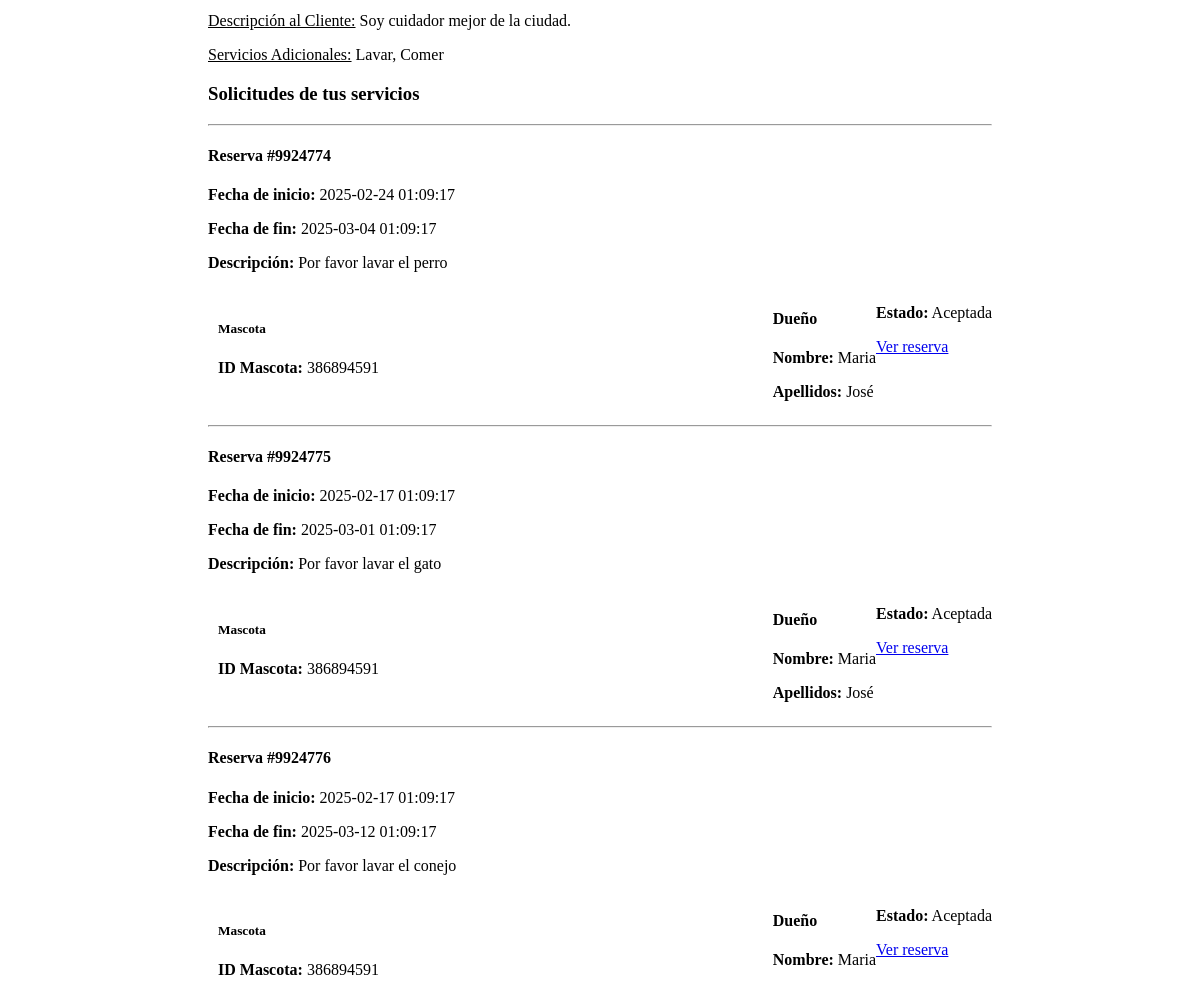
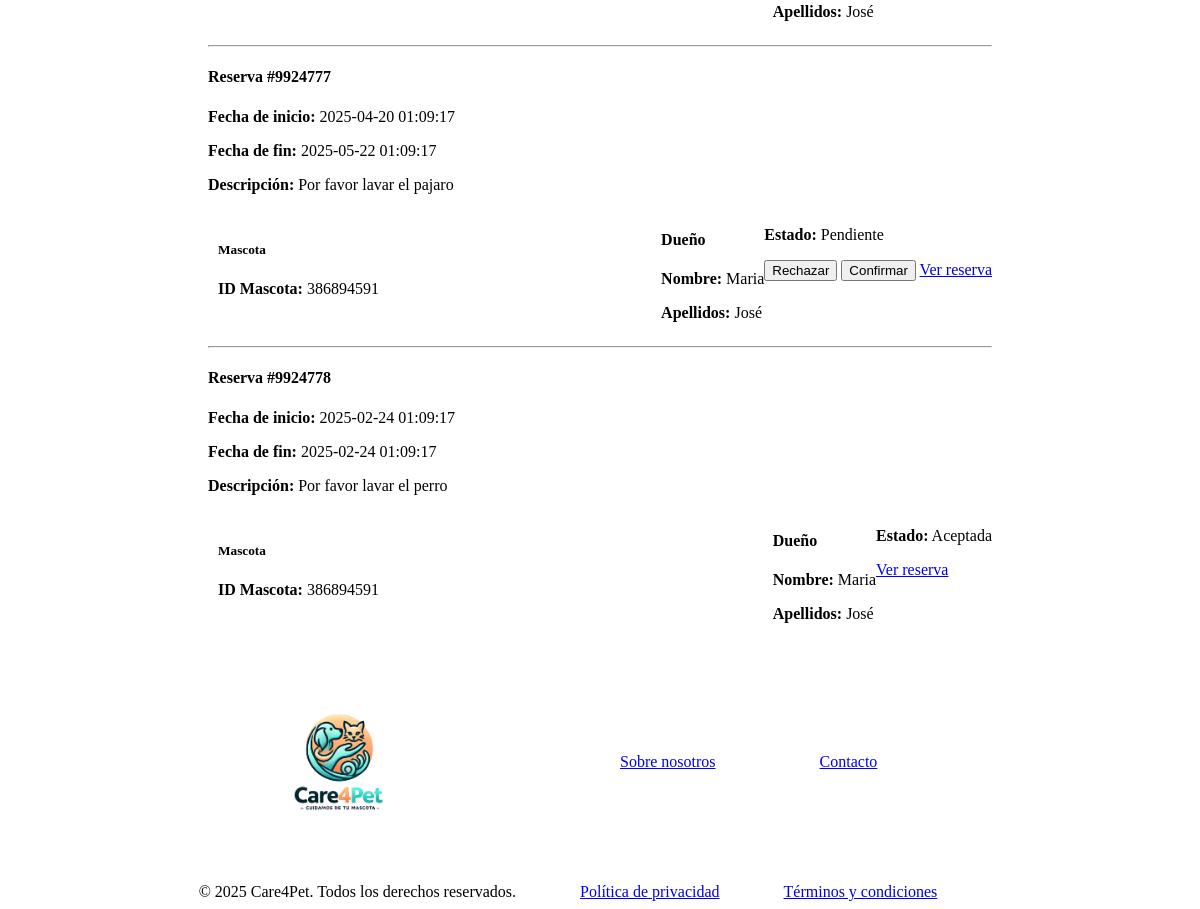
/perfil_cuidador.php (signed in, lower part), run on an earlier commit of the app's database (2 pictures, top to bottom).
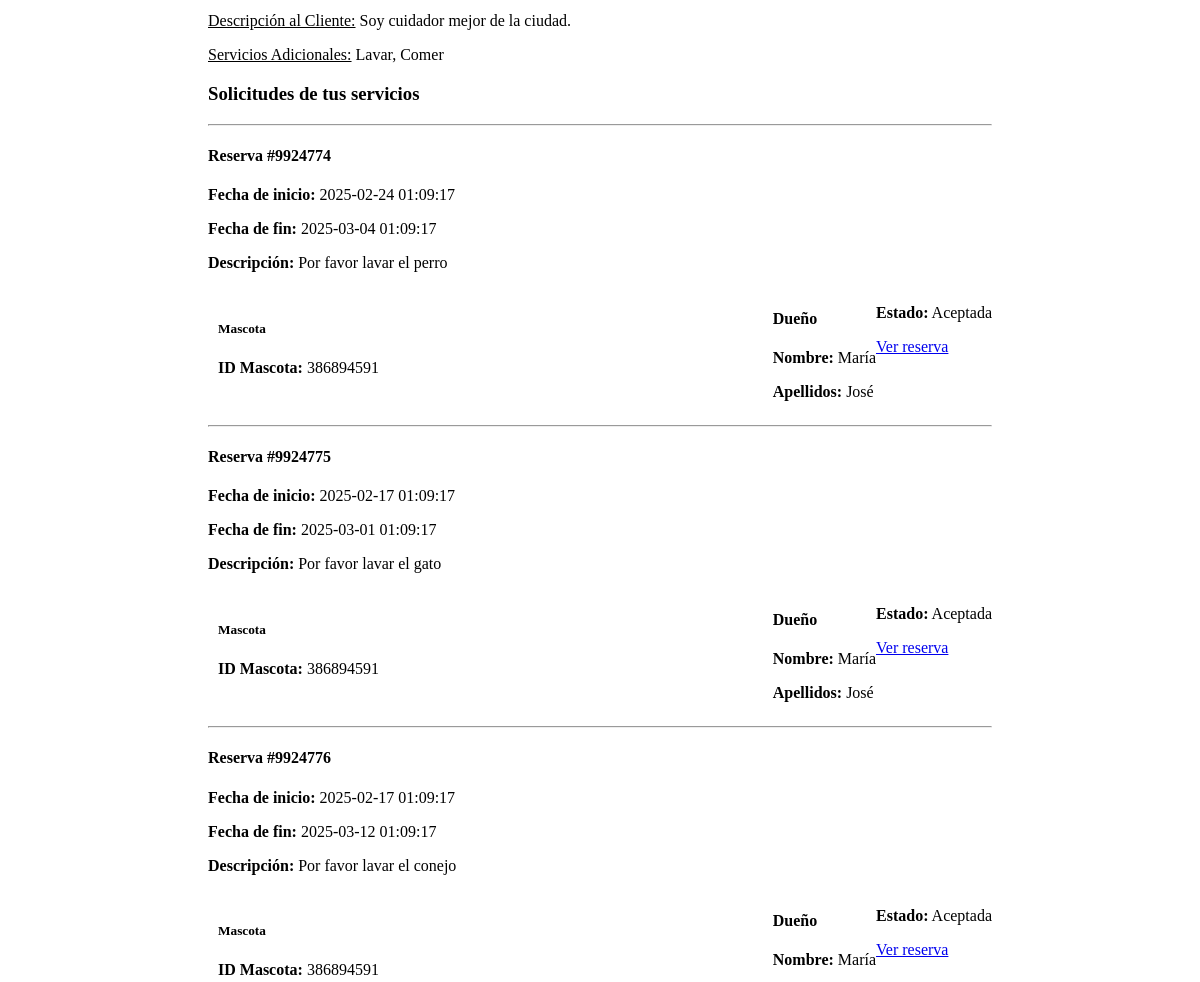
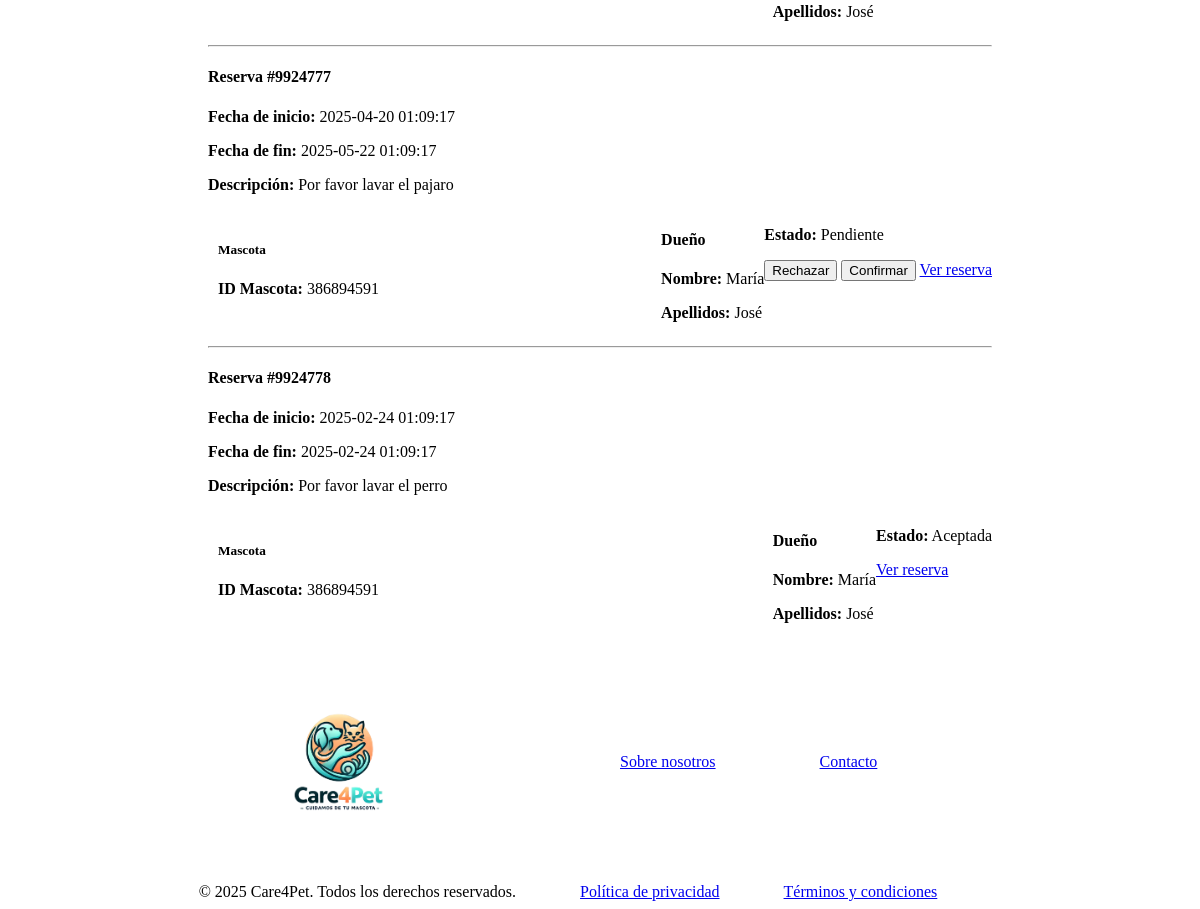
And on a later commit of the database (2 pictures, top to bottom).
### tables this page shows
CREATE TABLE `reservas` (
  `idReserva` bigint(20) UNSIGNED NOT NULL,
  `idUsuario` bigint(20) UNSIGNED NOT NULL,
  `idMascota` bigint(20) UNSIGNED NOT NULL,
  `idCuidador` bigint(20) UNSIGNED NOT NULL,
  `FechaInicio` datetime NOT NULL,
  `FechaFin` datetime NOT NULL,
  `esAceptadaPorCuidador` tinyint(3) UNSIGNED NOT NULL DEFAULT 0,
  `Valoracion` tinyint(3) UNSIGNED DEFAULT NULL,
  `Resena` text DEFAULT NULL,
  `ComentariosAdicionales` text DEFAULT NULL,
  `esReservaActiva` tinyint(1) NOT NULL DEFAULT 1
);

CREATE TABLE `usuarios` (
  `idUsuario` bigint(20) UNSIGNED NOT NULL,
  `Nombre` varchar(255) NOT NULL,
  `Apellidos` varchar(255) NOT NULL,
  `Correo` varchar(255) NOT NULL,
  `Contraseña` varchar(255) NOT NULL,
  `DNI` varchar(255) NOT NULL,
  `Telefono` int(11) NOT NULL,
  `FotoPerfil` text DEFAULT NULL,
  `Direccion` varchar(255) DEFAULT NULL,
  `esDueno` tinyint(1) NOT NULL DEFAULT 0,
  `esCuidador` tinyint(1) NOT NULL DEFAULT 0,
  `esAdmin` tinyint(1) NOT NULL DEFAULT 0,
  `cuentaActiva` tinyint(1) NOT NULL DEFAULT 1,
  `fecha_registro` timestamp NOT NULL DEFAULT current_timestamp()
);

CREATE TABLE `mascotas` (
  `idMascota` bigint(20) UNSIGNED NOT NULL,
  `FotoMascota` text DEFAULT NULL,
  `Descripcion` text DEFAULT NULL,
  `TipoMascota` bigint(20) UNSIGNED NOT NULL
);

### includes/mysql/DatabaseConnection.php (called while the page is built, shortened)
<?php
    class DatabaseConnection {
        private static ?DatabaseConnection $instance = null;
        private ?mysqli $connection = null;
        private function __construct() {
            $this->connection = new mysqli(
                BD_HOST,
                BD_USER,
                BD_PASS,
                BD_NAME
            );
        }
        public static function getInstance() {
            if (self::$instance === null) {
                self::$instance = new DatabaseConnection();
            }
            return self::$instance;
        }
        public function getConnection() {
            return $this->connection;
        }
    }
?>

### includes/mysql/DAOs/DAOReserva.php (called while the page is built, shortened)
<?php
    class DAOReserva {
        private static $DAOReservaInstance = null;
        private $con;
        private function __construct() {
            require_once __DIR__ . '/../../clases/Reserva_t.php';
            require_once __DIR__ . '/../DatabaseConnection.php';
            $this->con = (DatabaseConnection::getInstance())->getConnection();
        }
        public static function getInstance() {
            if (null === self::$DAOReservaInstance) {
                self::$DAOReservaInstance = new DAOReserva();
            }
            return self::$DAOReservaInstance;
        }
        public function leerReservasDelCuidador($idCuidador) {
            $sentencia_sql = "SELECT
                r.idReserva,
                r.idUsuario,
                r.FechaInicio,
                r.FechaFin,
                r.esAceptadaPorCuidador,
                r.Valoracion,
                r.Resena,
                r.ComentariosAdicionales,
                r.esReservaActiva,
                -- obtenemos info de mascota
                m.idMascota,
                m.FotoMascota,
                m.Descripcion AS DescripcionMascota,
                m.TipoMascota,
                -- obtenemos info de cuidador
                c.idUsuario AS idCuidador,
                c.TiposDeMascotas,
                c.Tarifa,
                c.Descripcion AS DescripcionCuidador,
                c.ServiciosAdicionales,
                c.Valoracion AS ValoracionCuidador,
                u.Nombre AS NombreCuidador,
                u.Apellidos AS ApellidosCuidador,
                u.Correo AS CorreoCuidador,
                u.DNI AS DNICuidador,
                u.Telefono AS TelefonoCuidador,
                u.FotoPerfil AS FotoCuidador,
                u.Direccion AS DireccionCuidador,
                -- obtenemos info de dueno
                d.Nombre AS NombreDueno,
                d.Apellidos AS ApellidosDueno
            FROM
                reservas r
                INNER JOIN mascotas m ON r.idMascota = m.idMascota
                INNER JOIN cuidadores c ON r.idCuidador = c.idUsuario
                INNER JOIN usuarios u ON r.idCuidador = u.idUsuario
                INNER JOIN usuarios d ON r.idUsuario = d.idUsuario
            WHERE
                r.idCuidador = '$idCuidador'";
            $consulta_resultado = $this->con->query($sentencia_sql);
            $arrayReservas = [];
            if ($consulta_resultado->num_rows > 0) {
                while ($reservaActual = $consulta_resultado->fetch_assoc()) {
                    $idReserva = $reservaActual["idReserva"];
                    $idUsuario = $reservaActual["idUsuario"];
                    $idMascota = $reservaActual["idMascota"];
                    $idCuidador = $reservaActual["idCuidador"];
                    $fechaInicio = $reservaActual["FechaInicio"];
                    $fechaFin = $reservaActual["FechaFin"];
                    $esAceptadaPorCuidador = $reservaActual["esAceptadaPorCuidador"];
                    $valoracion = $reservaActual["Valoracion"];
                    $resena = $reservaActual["Resena"];
                    $comentariosAdicionales = $reservaActual["ComentariosAdicionales"];
                    $esReservaActiva = $reservaActual["esReservaActiva"];
                    $nombreCuidador = $reservaActual["NombreCuidador"];
                    $apellidosCuidador = $reservaActual["ApellidosCuidador"];
                    $correoCuidador = $reservaActual["CorreoCuidador"];
                    $telefonoCuidador = $reservaActual["TelefonoCuidador"];
                    $fotoCuidador = $reservaActual["FotoCuidador"];
                    $direccionCuidador = $reservaActual["DireccionCuidador"];
                    $fotoMascota = $reservaActual["FotoMascota"];
                    $descripcionMascota = $reservaActual["DescripcionMascota"];
                    $tipoMascota = $reservaActual["TipoMascota"];
                    $nombreDueno = $reservaActual["NombreDueno"];
                    $apellidosDueno = $reservaActual["ApellidosDueno"];
                    $reservaAAnadir = new tReserva($idReserva, $idUsuario, $idMascota, $idCuidador, $fechaInicio, $fechaFin,
                    $valoracion, $resena, $comentariosAdicionales, $esReservaActiva, $nombreCuidador, $apellidosCuidador, $correoCuidador,
                    $telefonoCuidador, $fotoCuidador, $direccionCuidador, $fotoMascota, $descripcionMascota, $tipoMascota, $esAceptadaPorCuidador, $nombreDueno, $apellidosDueno);
                    $arrayReservas[] = $reservaAAnadir;
            }
            return $arrayReservas;
        }
        else{
            return NULL;
        }
    }
    }
?>

### includes/mysql/DAOs/DAOUsuario.php (called while the page is built, shortened)
<?php
    class DAOUsuario {
        private static $DAOUsuarioInstance = null;
        private $con;
        private function __construct() {
            require_once __DIR__ . '/../DatabaseConnection.php';
            $this->con = (DatabaseConnection::getInstance())->getConnection();
        }
        public static function getInstance() {
            if (null === self::$DAOUsuarioInstance) {
                self::$DAOUsuarioInstance = new DAOUsuario();
            }
            return self::$DAOUsuarioInstance;
        }
        public function leerUnUsuario($correo) {
            $sentencia_sql = "SELECT * FROM usuarios WHERE Correo = '{$correo}'";
            $consulta_resultado = $this->con->query($sentencia_sql);
            if ($consulta_resultado->num_rows > 0) {
                $valores_resultado = $consulta_resultado->fetch_assoc();
                $idUsuario = $valores_resultado["idUsuario"];
                $nombre = $valores_resultado["Nombre"];
                $apellidos = $valores_resultado["Apellidos"];
                $correo = $valores_resultado["Correo"];
                $contrasena = $valores_resultado["Contraseña"];
                $dni = $valores_resultado["DNI"];
                $telefono = $valores_resultado["Telefono"];
                $fotoPerfil = $valores_resultado["FotoPerfil"];
                $direccion = $valores_resultado["Direccion"];
                $esDueno = $valores_resultado["esDueno"];
                $esCuidador = $valores_resultado["esCuidador"];
                $esAdmin = $valores_resultado["esAdmin"];
                $cuentaActiva = $valores_resultado["cuentaActiva"];
                $fecha_registro = $valores_resultado["fecha_registro"];
                $usuarioBuscado = new tUsuario($idUsuario, $nombre, $apellidos,
                    $correo, $contrasena, $dni, $telefono, $fotoPerfil,
                    $direccion, $esDueno, $esCuidador, $esAdmin, $cuentaActiva, $fecha_registro);
                return $usuarioBuscado;
            }
            else {
                return NULL;
            }
        }
    }
?>

### includes/clases/Reserva_t.php (called while the page is built, shortened)
<?php
    class tReserva {
        public $id, $idUsuario, $idMascota, $idCuidador, $fechaInicio,
            $fechaFin, $esAceptadaPorCuidador, $valoracion, $resena, $comentariosAdicionales, $esReservaActiva,
            $nombreCuidador, $apellidosCuidador, $correoCuidador, $telefonoCuidador, $fotoPerfilCuidador, $direccionCuidador,
            $fotoMascota, $descripcionMascota, $tipoMascota, $NombreDueno, $ApellidosDueno;
        public function __construct($id = null, $idUsuario = null, $idMascota = null,
            $idCuidador = null, $fechaInicio = null, $fechaFin = null, $valoracion = null, $resena = "",
            $comentariosAdicionales = "", $esReservaActiva = 1, $nombreCuidador = "", $apellidosCuidador = "",
            $correoCuidador = "", $telefonoCuidador = "", $fotoPerfilCuidador = "", $direccionCuidador = "",
            $fotoMascota = "", $descripcionMascota = "", $tipoMascota = "", $esAceptadaPorCuidador = 0, $nombreDueno = "", $apellidosDueno = "") {
            $this->id = $id;
            $this->idMascota = $idMascota;
            $this->fechaInicio = $fechaInicio;
            $this->fechaFin = $fechaFin;
            $this->esAceptadaPorCuidador = $esAceptadaPorCuidador;
            $this->comentariosAdicionales = $comentariosAdicionales;
            $this->NombreDueno = $nombreDueno;
            $this->ApellidosDueno = $apellidosDueno;
        }
        public function getId() { return $this->id; }
        public function getIdMascota() { return $this->idMascota; }
        public function getFechaInicio() { return $this->fechaInicio; }
        public function getFechaFin() { return $this->fechaFin; }
        public function getEsAceptadaPorCuidador() { return $this->esAceptadaPorCuidador; }
        public function getComentariosAdicionales() { return $this->comentariosAdicionales; }
        public function getNombreDueno() { return $this->NombreDueno; }
        public function getApellidosDueno() { return $this->ApellidosDueno; }
    }
?>

### perfil_cuidador.php (the view, shortened to what the changed rows need)
<?php
    require_once __DIR__ . '/includes/mysql/DatabaseConnection.php';
    require_once __DIR__ . '/includes/mysql/DAOs/DAOUsuario.php';
    require_once __DIR__ . '/includes/mysql/DAOs/DAOReserva.php';
    $listaReservas = [];
    if (isset($_SESSION["login"]) && $_SESSION["login"] == true) {
        $id = $_SESSION["id"];
        $usuario = (DAOUsuario::getInstance())->leerUnUsuario($_SESSION["email"]);
		$listaReservas = (DAOReserva::getInstance())->leerReservasDelCuidador($id);
    }
?>
<!DOCTYPE html>
<html lang="es">
<head>
    <link rel="stylesheet" type="text/css" href="CSS/estilo.css" />
</head>
<body>
<?php
    require_once __DIR__ . '/includes/vistas/comun/cabecera.php';
?>
<div class="contenedor-general">
    <main class="perfil-container">
        <section class="solicitudes">
            <?php if (is_array($listaReservas) && count($listaReservas) > 0): ?>
                <?php foreach ($listaReservas as $reserva) : ?>
                    <div>
                        <hr>
                        <h4>Reserva #<?= htmlspecialchars($reserva->getId()); ?></h4>
                        <p><strong>Fecha de inicio:</strong> <?= htmlspecialchars($reserva->getFechaInicio()); ?></p>
                        <p><strong>Fecha de fin:</strong> <?= htmlspecialchars($reserva->getFechaFin()); ?></p>
                        <p><strong>Descripción:</strong> <?= htmlspecialchars($reserva->getComentariosAdicionales()); ?></p>
                        <div class='reserva-details'>
                            <div class='mascota-info'>
                                <h5>Mascota</h5>
                                <p><strong>ID Mascota:</strong> <?= htmlspecialchars($reserva->getIdMascota()); ?></p>
                            </div>
                            <div class='dueno-info'>
                                <h4>Dueño</h4>
                                <p><strong>Nombre:</strong> <?= htmlspecialchars($reserva->getNombreDueno()) ?></p>
                                <p><strong>Apellidos:</strong> <?= htmlspecialchars($reserva->getApellidosDueno()) ?></p>
                            </div>
                    <form method='POST'>
                        <?php
                        $finicio = new DateTime($reserva->getFechaInicio());
                        $now = new DateTime();
                        ?>
                        <div class='reserva-actions'>
                            <p><strong>Estado:</strong> <?= $reserva->getEsAceptadaPorCuidador() ? "Aceptada" : "Pendiente"; ?></p>
                            <?php if ($finicio > $now) : ?>
                                <button type="submit" name="rechazarReserva" class="btn-rechazar">Rechazar</button>
                                <button type="submit" name="confirmarReserva" class="btn-confirmar">Confirmar</button>
                            <?php endif; ?>
                            <?php echo "<a href='detalles_reserva_cuidador.php?reserva=" . $reserva->getId() . "'>Ver reserva</a>"; ?>
                        </div>
                    </div>
                <?php endforeach; ?>
            <?php else: ?>
                <p>Actualmente no tienes ninguna reserva.</p>
            <?php endif; ?>
        </section>
    </main>
</div>
<?php require_once __DIR__ . '/includes/vistas/comun/pie_pagina.php'; ?>
</body>
</html>

What changed in the data, as far as the page shows it:
changed through a linked row, reservas id 9924774: idUsuario.Nombre "Maria" → "María"
changed through a linked row, reservas "Por favor lavar el gato": idUsuario.Nombre "Maria" → "María"
changed through a linked row, reservas "Por favor lavar el conejo": idUsuario.Nombre "Maria" → "María"
changed through a linked row, reservas "Por favor lavar el pajaro": idUsuario.Nombre "Maria" → "María"
changed through a linked row, reservas id 9924778: idUsuario.Nombre "Maria" → "María"
